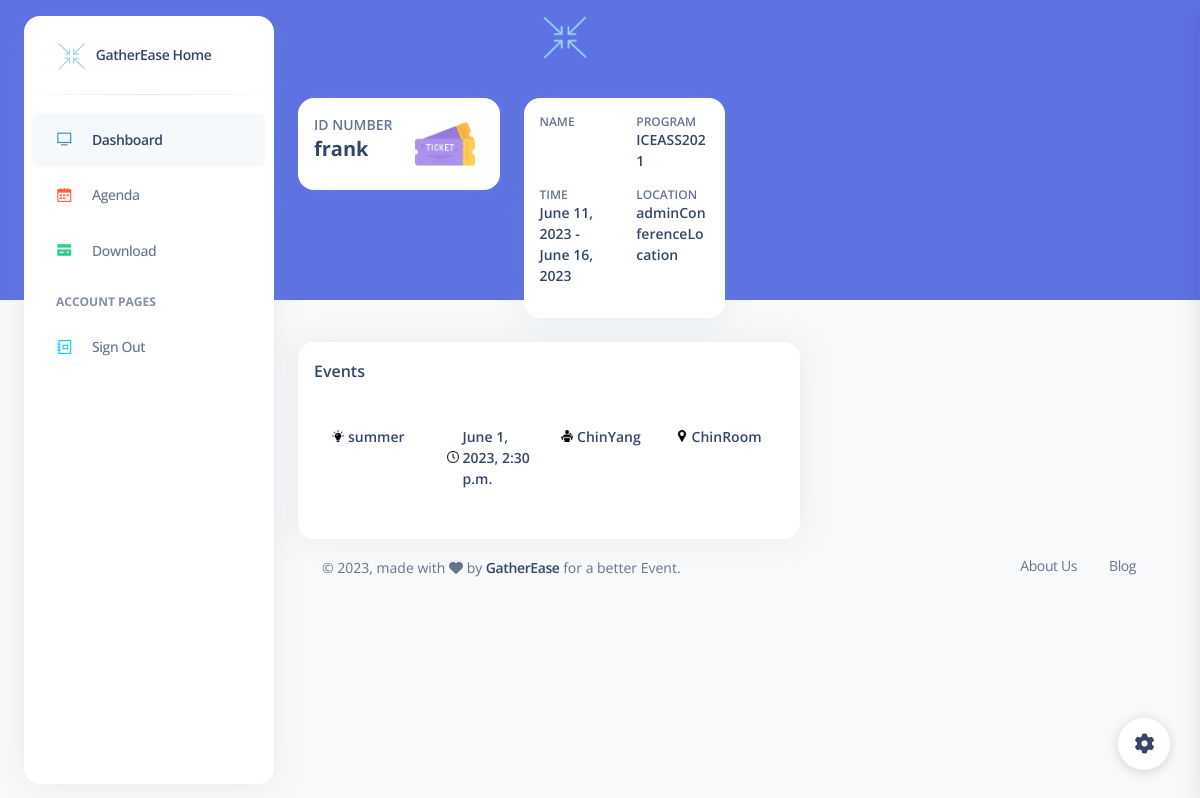
The app's page / (signed in), older data.
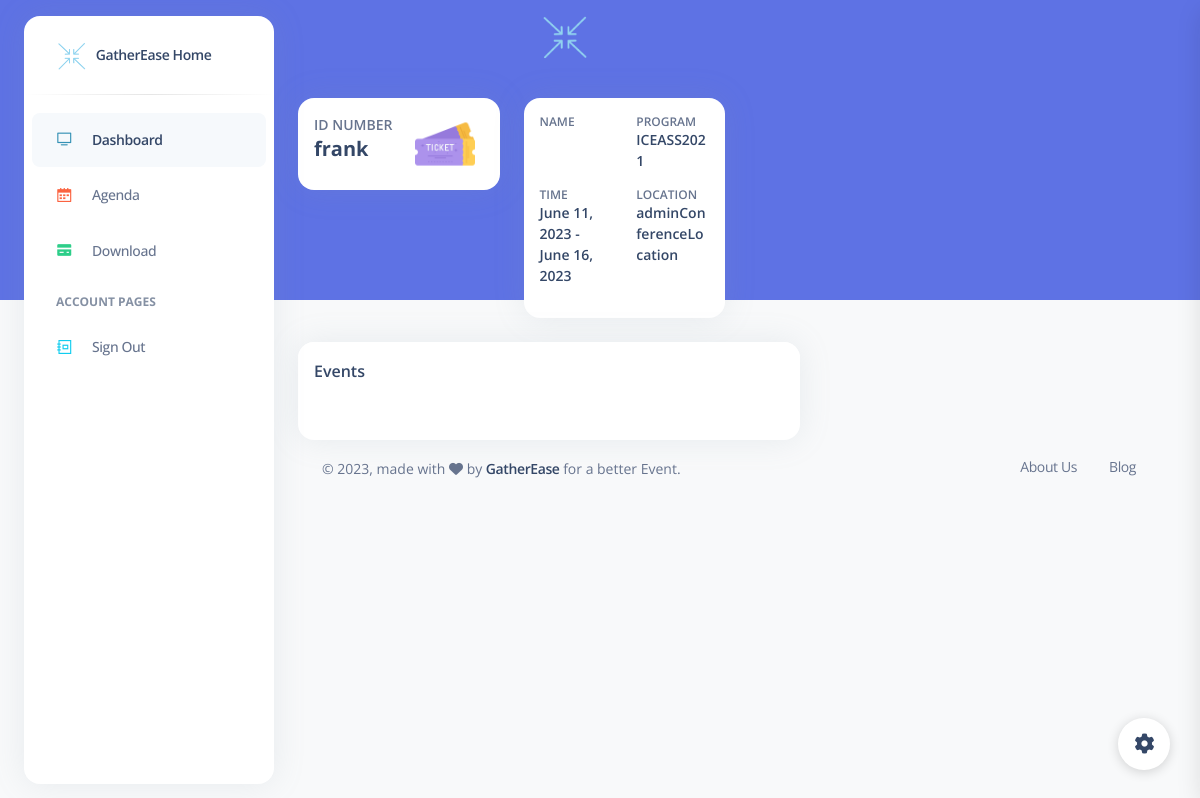
The same page, newer data.
### authentication/models.py (models this page shows, shortened)
class UserProfile(models.Model):
    user = models.OneToOneField(
        User, on_delete=models.CASCADE, primary_key=True)
    userCategory = models.CharField(max_length=20)
    userCountry = models.CharField(max_length=20)
    userUniversity = models.CharField(max_length=40)
    conference = models.ForeignKey(Conference, on_delete=models.CASCADE)
    class Meta:
        verbose_name_plural = "UserProfiles"

class Conference(models.Model):
    conferenceCode = models.CharField(max_length=20, primary_key=True)
    conferenceName = models.CharField(
        max_length=100, default='adminConference')
    conferenceStartDate = models.DateField(default=CONFERENCE_START_DATE)
    conferenceEndDate = models.DateField(default=CONFERENCE_END_DATE)
    conferenceLocation = models.CharField(
        max_length=30, default='adminLocation')
    conferenceType = models.CharField(max_length=20, default='adminType')
    agenda = models.FileField(upload_to='agenda/')
    proceedings = models.FileField(upload_to='proceedings/')
    program = models.FileField(upload_to='program/')

class Event(models.Model):
    eventCode = models.CharField(max_length=20, primary_key=True)
    eventTheme = models.CharField(max_length=20)
    eventStartTime = models.DateTimeField()
    eventEndTime = models.DateTimeField()
    conference = models.ForeignKey(Conference, on_delete=models.CASCADE)
    keynoteSpeaker = models.CharField(max_length=20)
    eventRoom = models.CharField(max_length=20)

### authentication/views.py (the view)
# urls.py: path('', views.home, name='home'),
def home(request):
    user = request.user
    if user.is_authenticated:
        userProfile = UserProfile.objects.get(user=user)
        conference = userProfile.conference
        events_now, events_following = get_events(request)
        context = {'userProfile': userProfile,
                   'conference': conference,
                   'events_now': events_now,
                   'events_following': events_following
                   }
        return render(request, 'authentication/index1.html', context)
    return render(request, 'authentication/index.html')

### authentication/api_utils.py (called while the page is built)
def get_events(request):
    user = request.user
    if user.is_authenticated:
        local_timezone = pytz.timezone('America/Los_Angeles')
        now = datetime.now(local_timezone)  # UTC time
        events_now = Event.objects.filter(conference=UserProfile.objects.get(user=user).conference,
                                          eventStartTime__lte=now,
                                          eventEndTime__gte=now,
                                          ).order_by('eventStartTime')
        events_following = Event.objects.filter(conference=UserProfile.objects.get(user=user).conference,
                                                eventStartTime__gte=now,
                                                ).order_by('eventStartTime')
        print(events_following)
        return (events_now, events_following)
    return None

### templates/authentication/index1.html (shortened to what this page needs)
{% load static %}
<!DOCTYPE html>
<html lang="en">
<head>
  <link href="./static/css/nucleo-icons.css" rel="stylesheet" />
  <link href="./static/css/nucleo-svg.css" rel="stylesheet" />
  <link href="./static/css/nucleo-svg.css" rel="stylesheet" />
  <link id="pagestyle" href="./static/css/argon-dashboard.css?v=2.0.4" rel="stylesheet" />
</head>
<body class="g-sidenav-show   bg-gray-100">
  {% if user.is_authenticated %}
  <aside class="sidenav bg-white navbar navbar-vertical navbar-expand-xs border-0 border-radius-xl my-3 fixed-start ms-4 " id="sidenav-main">
    <div class="sidenav-header">
      <a class="navbar-brand m-0" href="#" target="_blank">
        <img src="./static/img/logo1.png" class="navbar-brand-img h-100" alt="main_logo">
        <span class="ms-1 font-weight-bold">GatherEase Home</span>
      </a>
    </div>
    <hr class="horizontal dark mt-0">
    <div class="collapse navbar-collapse  w-auto " id="sidenav-collapse-main">
      <ul class="navbar-nav">
        <li class="nav-item">
          <a class="nav-link active" href="">
            <div class="icon icon-shape icon-sm border-radius-md text-center me-2 d-flex align-items-center justify-content-center">
              <i class="ni ni-tv-2 text-primary text-sm opacity-10"></i>
            </div>
            <span class="nav-link-text ms-1">Dashboard</span>
          </a>
        </li>
        <li class="nav-item">
          <a class="nav-link " href="/agenda/">
            <div class="icon icon-shape icon-sm border-radius-md text-center me-2 d-flex align-items-center justify-content-center">
              <i class="ni ni-calendar-grid-58 text-warning text-sm opacity-10"></i>
            </div>
            <span class="nav-link-text ms-1">Agenda</span>
          </a>
        </li>
        <li class="nav-item">
          <a class="nav-link " href="/download/">
            <div class="icon icon-shape icon-sm border-radius-md text-center me-2 d-flex align-items-center justify-content-center">
              <i class="ni ni-credit-card text-success text-sm opacity-10"></i>
            </div>
            <span class="nav-link-text ms-1">Download</span>
          </a>
        </li>
        <li class="nav-item mt-3">
          <h6 class="ps-4 ms-2 text-uppercase text-xs font-weight-bolder opacity-6">Account pages</h6>
        </li>
        <li class="nav-item">
          <a class="nav-link " href="/signout/">
            <div class="icon icon-shape icon-sm border-radius-md text-center me-2 d-flex align-items-center justify-content-center">
              <i class="ni ni-collection text-info text-sm opacity-10"></i>
            </div>
            <span class="nav-link-text ms-1">Sign Out</span>
          </a>
        </li>
      </ul>
    </div>
  </aside>
  <main class="main-content position-relative border-radius-lg ">
    <nav class="navbar navbar-main navbar-expand-lg px-0 mx-4 shadow-none border-radius-xl " id="navbarBlur" data-scroll="false">
      <div class="container-fluid py-1 px-3">
        <nav aria-label="breadcrumb">
          <div class="logo-container" style="display: flex; justify-content: center; align-items: center;">
            <img src="./static/img/logo1.png" alt="GatherEase Logo" style="max-width: 10%; max-height: 10%;">
          </div>
        </nav>
      </div>
    </nav>
    <div class="container-fluid py-4">
      <div class="row">
        <div class="col-xl-3 col-sm-6 mb-xl-0 mb-4">
          <div class="card">
              <div class="card-body p-3">
                  <div class="row">
                      <div class="col-8">
                          <div class="numbers">
                              <p class="text-sm mb-0 text-uppercase font-weight-bold">ID Number</p>
                              <h5 class="font-weight-bolder">
                                  {{ user.username }}
                              </h5>
                          </div>
                      </div>
                      <div class="col-4 text-end">
                          <div class="d-flex justify-content-end align-items-center" style="height: 100%;">
                              <img src="./static/img/ticket.png" alt="ticket flag" style="width: 60px; height: 60px; margin-right: 8px;">
                          </div>
                      </div>
                  </div>
              </div>
          </div>
          </div>
          <div class="col-xl-3 col-sm-6 mb-xl-0 mb-4">
              <div class="card">
                  <div class="card-body p-3">
                      <div class="row">
                          <div class="col-6">
                              <div class="numbers">
                                  <p class="text-xs font-weight-bold mb-0">NAME</p>
                              </div>
                          </div>
                          <div class="col-6">
                              <div class="numbers">
                                  <p class="text-xs font-weight-bold mb-0">PROGRAM</p>
                                  <h6 class="text-sm mb-3">{{ user.userprofile.conference.conferenceCode }}</h6>
                              </div>
                          </div>
                      </div>
                      <div class="row">
                          <div class="col-6">
                              <div class="numbers">
                                  <p class="text-xs font-weight-bold mb-0">TIME</p>
                                  <h6 class="text-sm mb-3">{{ user.userprofile.conference.conferenceStartDate }} - {{ user.userprofile.conference.conferenceEndDate }}</h6>
                              </div>
                          </div>
                          <div class="col-6">
                              <div class="numbers">
                                  <p class="text-xs font-weight-bold mb-0">LOCATION</p>
                                  <h6 class="text-sm mb-3">{{ user.userprofile.conference.conferenceLocation }}</h6>
                              </div>
                          </div>
                      </div>
                  </div>
              </div>
          </div>
      </div>
      <div class="row mt-4">
        <div class="col-lg-7 mb-lg-0 mb-4">
          <div class="card">
            <div class="card-header pb-0 p-3">
              <div class="d-flex justify-content-between">
                <h6 class="mb-2">Events</h6>
              </div>
            </div>
            <div class="card-body">
              {% for event in events_following %}
              <div class="row mb-3" style="padding: 10px;">
                <div class="col-6 col-md-3">
                  <div style="display: flex; align-items: center;">
                    <img src="./static/img/icons/event/topic.png" alt="Event flag" style="margin-right: 4px; height: 12px;">
                    <h6 class="text-sm mb-0">{{ event.eventTheme }}</h6>
                  </div>
                </div>
                <div class="col-6 col-md-3">
                  <div style="display: flex; align-items: center;">
                    <img src="./static/img/icons/event/time1.png" alt="Event flag" style="margin-right: 4px; height: 12px;">
                    <h6 class="text-sm mb-0">{{ event.eventStartTime }}</h6>
                  </div>
                </div>
                <div class="col-6 col-md-3">
                  <div style="display: flex; align-items: center;">
                    <img src="./static/img/icons/event/speaker.png" alt="Event flag" style="margin-right: 4px; height: 12px;">
                    <h6 class="text-sm mb-0">{{ event.keynoteSpeaker }}</h6>
                  </div>
                </div>
                <div class="col-6 col-md-3">
                  <div style="display: flex; align-items: center;">
                    <img src="./static/img/icons/event/room1.png" alt="Event flag" style="margin-right: 4px; height: 12px;">
                    <h6 class="text-sm mb-0">{{ event.eventRoom }}</h6>
                  </div>
                </div>
              </div>
              {% endfor %}
            </div>
          </div>
        </div>
      </div>
      <footer class="footer pt-3  ">
        <div class="container-fluid">
          <div class="row align-items-center justify-content-lg-between">
            <div class="col-lg-6 mb-lg-0 mb-4">
              <div class="copyright text-center text-sm text-muted text-lg-start">
                © ,
                made with <i class="fa fa-heart"></i> by
                <a href="https://www.creative-tim.com" class="font-weight-bold" target="_blank">GatherEase</a>
                for a better Event.
              </div>
            </div>
            <div class="col-lg-6">
              <ul class="nav nav-footer justify-content-center justify-content-lg-end">
                <li class="nav-item">
                  <a href="https://www.creative-tim.com/presentation" class="nav-link text-muted" target="_blank">About Us</a>
                </li>
                <li class="nav-item">
                  <a href="https://www.creative-tim.com/blog" class="nav-link text-muted" target="_blank">Blog</a>
                </li>
              </ul>
            </div>
          </div>
        </div>
      </footer>
    </div>
  </main>
  <div class="fixed-plugin">
    <a class="fixed-plugin-button text-dark position-fixed px-3 py-2">
      <i class="fa fa-cog py-2"> </i>
    </a>
  </div>
  {% endif %}
</body>
</html>

### static/css/nucleo-svg.css (style rules this page uses)
.icon { display: inline-block; color: #111111; height: 1em; width: 1em; }
.icon-sm { height: 0.8em; width: 0.8em; }
.icon { fill: currentColor; stroke: none; }

Row changes from the older to the newer data that the page shows:
removed Event: eventTheme "summer", eventStartTime "June 1, 2023, 2:30 p.m.", keynoteSpeaker "ChinYang", eventRoom "ChinRoom"
